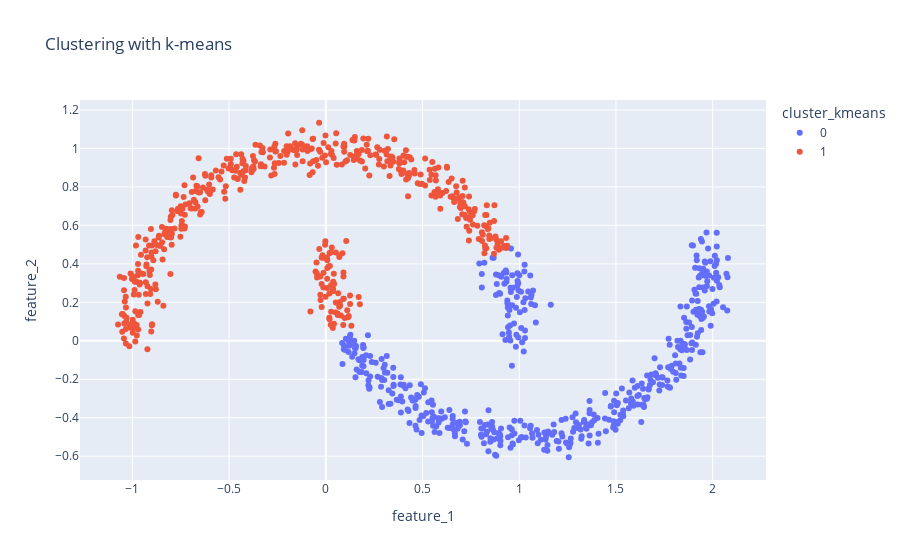

Notebook cell for this chart:
### Markdown cell above
### ***K-means***

### Code cell
df_kmeans = df_moons.copy()
scaler = StandardScaler()
scaler_moons = scaler.fit_transform(df_kmeans)
kmeans = KMeans(n_clusters=2)
kmeans.fit(scaler_moons)
df_kmeans["cluster_kmeans"] = kmeans.labels_
df_kmeans["cluster_kmeans"] = df_kmeans["cluster_kmeans"].astype("string")
px.scatter(df_kmeans, x="feature_1", y="feature_2", color="cluster_kmeans", title="Clustering with k-means")

### Figure 1 — Plotly figure (JSON) as saved in the notebook; plotly's stock layout.template omitted (floating-point values rounded to 4 significant figures; data arrays with more than 128 entries replaced by an {"elided": "..."} marker saying what was removed)
{"data": [{"hovertemplate": "cluster_kmeans=0<br>feature_1=%{x}<br>feature_2=%{y}<extra></extra>", "legendgroup": "0", "marker": {"color": "#636efa", "symbol": "circle"}, "mode": "markers", "name": "0", "orientation": "v", "showlegend": true, "type": "scatter", "x": {"elided": "501 float values"}, "xaxis": "x", "y": {"elided": "501 float values"}, "yaxis": "y"}, {"hovertemplate": "cluster_kmeans=1<br>feature_1=%{x}<br>feature_2=%{y}<extra></extra>", "legendgroup": "1", "marker": {"color": "#EF553B", "symbol": "circle"}, "mode": "markers", "name": "1", "orientation": "v", "showlegend": true, "type": "scatter", "x": {"elided": "499 float values"}, "xaxis": "x", "y": {"elided": "499 float values"}, "yaxis": "y"}], "layout": {"legend": {"title": {"text": "cluster_kmeans"}, "tracegroupgap": 0}, "title": {"text": "Clustering with k-means"}, "xaxis": {"anchor": "y", "domain": [0, 1], "title": {"text": "feature_1"}}, "yaxis": {"anchor": "x", "domain": [0, 1], "title": {"text": "feature_2"}}}}
